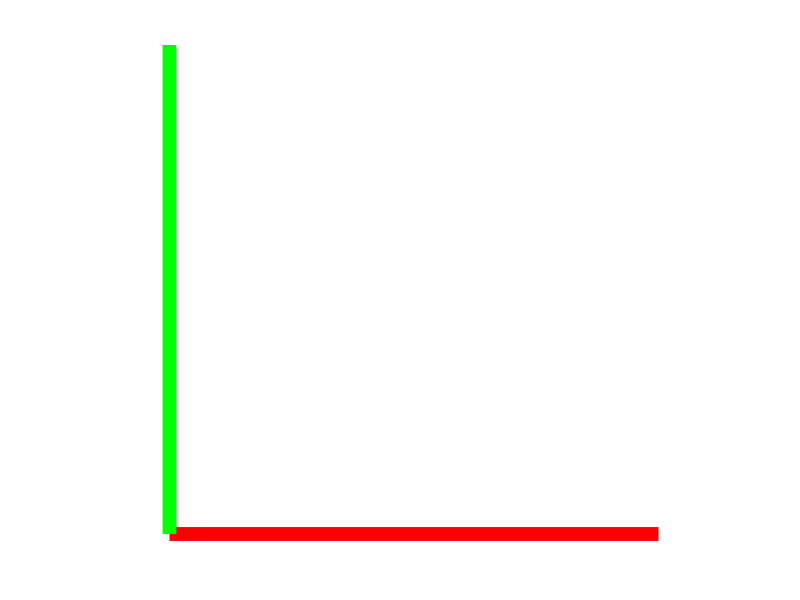

Recreate this plot in MATLAB.
hfig = figure;
hold on;
axis equal;
lineWidth = 10;

% x axis
plot3([0 1],[0 0],[0 0],'r','linewidth',lineWidth);

% y axis
plot3([0 0],[0 1],[0 0],'g','linewidth',lineWidth);

% z axis
plot3([0 0],[0 0],[0 1],'b','linewidth',lineWidth);

set(gca,'visible','off');


